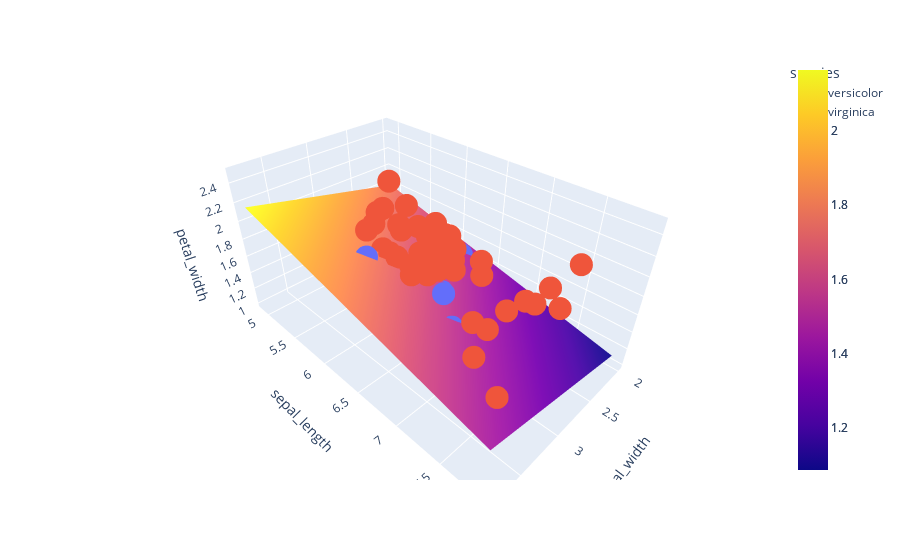

The notebook cell saved with this chart:
### Code cell
import plotly.graph_objects as go

w = model.coef_[0]
b = model.intercept_[0]

def x2_function(x0,x1):
    return (-b - w[0]*x0 - w[1]*x1) / w[2]

x0_range = np.linspace(X[:,0].max(), X[:,0].min(), 10)
x1_range = np.linspace(X[:,1].max(), X[:,1].min(), 10)

x0_grid, x1_grid = np.meshgrid(x0_range, x1_range)
x2_grid = x2_function(x0_grid, x1_grid)

fig.add_trace(go.Surface(x=x0_grid, y=x1_grid, z=x2_grid))
fig.show()
